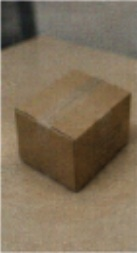
#> input picture data/development/dev_01_h.jpg, 137 x 253 px
$ python annotate_edges.py --img ../data/development/dev_01_h.jpg --out out.png
#> lines starting #> are read from the running program, lines starting #| are printed output that depends on the picture
import argparse
from pathlib import Path

import cv2
import numpy as np


drawing = False
gt_canvas = None
previous_point = None


def draw_callback(event, x, y, flags, param):
    global drawing, gt_canvas, previous_point

    if event == cv2.EVENT_LBUTTONDOWN:
        drawing = True
        previous_point = (x, y)
        cv2.circle(gt_canvas, (x, y), 1, 255, -1)
    elif event == cv2.EVENT_MOUSEMOVE and drawing:
        current = (x, y)
        if previous_point is not None:
            cv2.line(gt_canvas, previous_point, current, 255, thickness=1)
        previous_point = current
    elif event == cv2.EVENT_LBUTTONUP:
        drawing = False
        current = (x, y)
        if previous_point is not None:
            cv2.line(gt_canvas, previous_point, current, 255, thickness=1)
        previous_point = None


def annotate(img_path: str, out_path: str) -> None:
#> called with img_path = '../data/development/dev_01_h.jpg', out_path = 'out.png'
    global gt_canvas

    img = cv2.imread(img_path, cv2.IMREAD_COLOR)
#> img is the input picture: shape (253, 137, 3); mean B, G, R 87.8, 110.3, 126.3
    if img is None:
        raise FileNotFoundError(f"Cannot read image: {img_path}")

    gt_canvas = np.zeros(img.shape[:2], dtype=np.uint8)
    window = "Manual Edge Annotator"
    cv2.namedWindow(window, cv2.WINDOW_NORMAL)
    cv2.setMouseCallback(window, draw_callback)

    print("Left-drag: draw edge")
    print("c: clear | s: save | q: quit without saving")

    while True:
        display = cv2.addWeighted(img, 0.45, np.zeros_like(img), 0.55, 0)
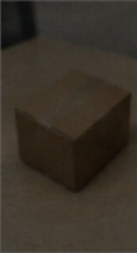
#> display: shape (253, 137, 3); mean B, G, R 39.5, 49.6, 56.9
        display[gt_canvas > 0] = (255, 255, 255)
        cv2.imshow(window, display)
        key = cv2.waitKey(20) & 0xFF
#> (key q is pressed here)

        if key == ord("c"):
            gt_canvas.fill(0)
        elif key == ord("s"):
            output = Path(out_path)
            output.parent.mkdir(parents=True, exist_ok=True)
            if not cv2.imwrite(str(output), gt_canvas):
                raise IOError(f"Failed to save Ground Truth: {output}")
            print(f"Saved Ground Truth: {output}")
            break
        elif key == ord("q"):
            print("Annotation cancelled without saving.")
            break

    cv2.destroyAllWindows()


if __name__ == "__main__":
    parser = argparse.ArgumentParser(description="Manual edge annotation tool.")
    parser.add_argument("--img", required=True)
    parser.add_argument("--out", required=True)
    args = parser.parse_args()

    try:
        annotate(args.img, args.out)
    except Exception as exc:
        print(f"FAIL: {exc}")
        raise SystemExit(1)

$ run again, on data/development/dev_03_h.jpg
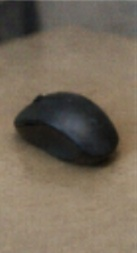
#> input picture data/development/dev_03_h.jpg, 137 x 253 px
#> in annotate, img is the input picture: shape (253, 137, 3); mean B, G, R 89.4, 105.2, 116.9
#> in annotate, `display = cv2.addWeighted(img, 0.45, np.zeros_like(img), 0.55, 0)`:
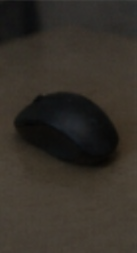
#> display: shape (253, 137, 3); mean B, G, R 40.2, 47.3, 52.6

$ run again, on data/development/dev_01_m.jpg
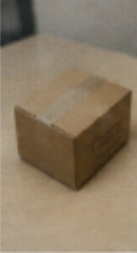
#> input picture data/development/dev_01_m.jpg, 137 x 253 px
#> in annotate, img is the input picture: shape (253, 137, 3); mean B, G, R 100.4, 123, 139
#> in annotate, `display = cv2.addWeighted(img, 0.45, np.zeros_like(img), 0.55, 0)`:
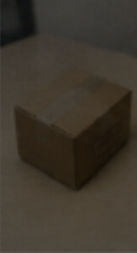
#> display: shape (253, 137, 3); mean B, G, R 45.2, 55.4, 62.6
